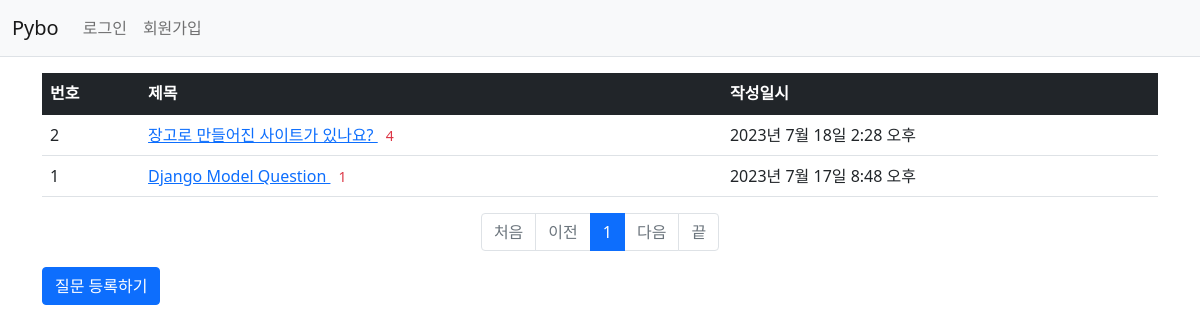
/pybo/, run on an earlier commit of the app's database.
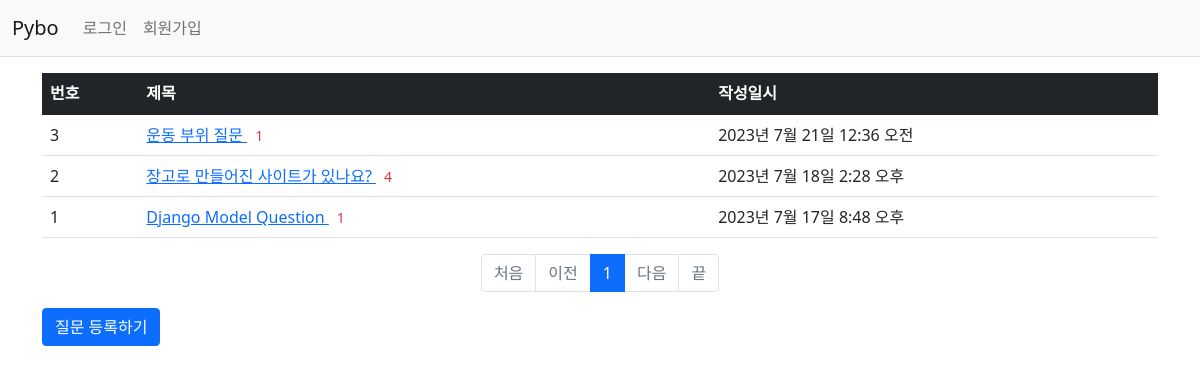
And on a later commit of the database.
### pybo/models.py (models this page shows, shortened)
class Question(models.Model):
    subject = models.CharField(max_length=200)
    content = models.TextField()
    create_date = models.DateTimeField()

### pybo/views.py (the view)
# urls.py: path('', views.index, name='index'),    # '/'에 해당되는 path
def index(request):
    page = request.GET.get('page', '1')     # 페이지
    question_list = Question.objects.order_by('-create_date')
    paginator = Paginator(question_list, 10)    # 페이지당 10개씩 보여주기
    page_obj = paginator.get_page(page)
    context = {'question_list': page_obj}
    return render(request, 'pybo/question_list.html', context)

### pybo/templatetags/pybo_filter.py (called while the page is built)
@register.filter
def sub(value, arg):
    return value - arg

### templates/pybo/question_list.html
{% extends 'base.html' %}
{% load pybo_filter %}
{% block content %}
<div class="container my-3">
    <table class="table">
        <thread>
        <tr class="table-dark">
            <th>번호</th>
            <th>제목</th>
            <th>작성일시</th>
        </tr>
        </thread>
        <tbody>
        {% if question_list %}
        {% for question in question_list %}
        <tr>
            <td>
                {{ question_list.paginator.count|sub:question_list.start_index|sub:forloop.counter0|add:1 }}
            </td>
            <td>
                <a href="{% url 'pybo:detail' question.id %}"> {{ question.subject }} </a>
                {% if question.answer_set.count > 0 %}
                    <span class="text-danger small mx-2">{{ question.answer_set.count }}</span>
                {% endif %}
            </td>
            <td>{{ question.create_date }}</td>
        </tr>
        {% endfor %}
        {% else %}
        <tr>
            <td colspan="3">질문이 없습니다.</td>
        </tr>
        {% endif %}
        </tbody>
    </table>
<ul class="pagination justify-content-center">
    {% if question_list.has_previous %}
    <li class="page-item">
        <a class="page-link" href="?page=1">처음</a>
    </li>
    <li class="page-item">
        <a class="page-link" href="?page={{ question_list.previous_page_number }}">이전</a>
    </li>
    {% else %}
    <li class="page-item disabled">
        <a class="page-link" tabindex="-1" aria-disabled="true" href="#">처음</a>
    </li>
    <li class="page-item disabled">
        <a class="page-link" tabindex="-1" aria-disabled="true" href="#">이전</a>
    </li>
    {% endif %}
    {% for page_number in question_list.paginator.page_range %}
    {% if page_number >= question_list.number|add:-5 and page_number <= question_list.number|add:5 %}
    {% if page_number == question_list.number %}
    <li class="page-item active" aria-current="page">
        <a class="page-link" href="?page={{ page_number }}">{{ page_number }}</a>
    </li>
    {% else %}
    <li class="page-item">
        <a class="page-link" href="?page={{ page_number }}">{{ page_number }}</a>
    </li>
    {% endif %}
    {% endif %}
    {% endfor %}
    {% if question_list.has_next %}
    <li class="page-item">
        <a class="page-link" href="?page={{ question_list.next_page_number }}">다음</a>
    </li>
    <li class="page-item">
        <a class="page-link" href="?page={{ question_list.paginator.count }}">끝</a>
    </li>
    {% else %}
    <li class="page-item disabled">
        <a class="page-link" tabindex="-1" aria-disabled="true" href="#">다음</a>
    </li>
    <li class="page-item disabled">
        <a class="page-link" tabindex="-1" aria-disabled="true" href="#">끝</a>
    </li>
    {% endif %}
</ul>
    <a href="{% url 'pybo:question_create' %}" class="btn btn-primary">질문 등록하기</a>
</div>
{% endblock %}

### templates/base.html (shortened to what this page needs)
{% load static %}
<!doctype html>
<html lang="ko">
<head>
    <link rel="stylesheet" type="text/css" href="{% static 'bootstrap.min.css' %}">
    <link rel="stylesheet" type="text/css" href="{% static 'style.css' %}">
</head>
<body>
{% include "navbar.html" %}
{% block content %}
{% endblock %}
</body>
</html>

### templates/navbar.html (shortened to what this page needs)
<nav class="navbar navbar-expand-lg navbar-light bg-light border-bottom">
    <div class="container-fluid">
        <a class="navbar-brand" href="{% url 'pybo:index' %}">Pybo</a>
        <div class="collapse navbar-collapse" id="navbarSupportedContent">
            <ul class="navbar-nav me-auto mb-2 mb-lg-0">
                <li class="nav-item">
                    {% if user.is_authenticated %}
                    <a class="nav-link" href="{% url 'common:logout' %}">{{ user.username }} (로그아웃)</a>
                    {% else %}
                    <a class="nav-link" href="{% url 'common:login' %}">로그인</a>
                    {% endif %}
                </li>
                <li>
                    {% if not user.is_authenticated %}
                    <a class="nav-link" href="{% url 'common:signup' %}">회원가입</a>
                    {% endif %}
                </li>
            </ul>
        </div>
    </div>
</nav>

What changed in the data, as far as the page shows it:
added Question: paginator.count|sub "3", subject "운동 부위 질문", answer_set.count "1", create_date "2023년 7월 21일 12:36 오전"
